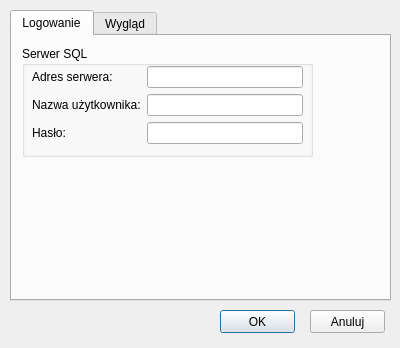
<?xml version="1.0" encoding="UTF-8"?>
<ui version="4.0">
 <class>ustawienia</class>
 <widget class="QDialog" name="ustawienia">
  <property name="geometry">
   <rect>
    <x>0</x>
    <y>0</y>
    <width>400</width>
    <height>348</height>
   </rect>
  </property>
  <property name="windowTitle">
   <string>Ustawienia</string>
  </property>
  <widget class="QPushButton" name="btnOk">
   <property name="geometry">
    <rect>
     <x>220</x>
     <y>310</y>
     <width>75</width>
     <height>23</height>
    </rect>
   </property>
   <property name="text">
    <string>OK</string>
   </property>
  </widget>
  <widget class="QPushButton" name="btnCancel">
   <property name="geometry">
    <rect>
     <x>310</x>
     <y>310</y>
     <width>75</width>
     <height>23</height>
    </rect>
   </property>
   <property name="text">
    <string>Anuluj</string>
   </property>
  </widget>
  <widget class="QTabWidget" name="tabWidget">
   <property name="geometry">
    <rect>
     <x>10</x>
     <y>10</y>
     <width>381</width>
     <height>291</height>
    </rect>
   </property>
   <property name="currentIndex">
    <number>0</number>
   </property>
   <widget class="QWidget" name="tab">
    <attribute name="title">
     <string>Logowanie</string>
    </attribute>
    <widget class="QGroupBox" name="sql">
     <property name="geometry">
      <rect>
       <x>10</x>
       <y>10</y>
       <width>291</width>
       <height>111</height>
      </rect>
     </property>
     <property name="title">
      <string>Serwer SQL</string>
     </property>
     <widget class="QWidget" name="formLayoutWidget">
      <property name="geometry">
       <rect>
        <x>10</x>
        <y>20</y>
        <width>271</width>
        <height>81</height>
       </rect>
      </property>
      <layout class="QFormLayout" name="formLayout">
       <item row="0" column="0">
        <widget class="QLabel" name="label">
         <property name="text">
          <string>Adres serwera:</string>
         </property>
        </widget>
       </item>
       <item row="0" column="1">
        <widget class="QLineEdit" name="sql_hostname"/>
       </item>
       <item row="1" column="1">
        <widget class="QLineEdit" name="sql_username"/>
       </item>
       <item row="2" column="1">
        <widget class="QLineEdit" name="sql_password">
         <property name="echoMode">
          <enum>QLineEdit::Password</enum>
         </property>
        </widget>
       </item>
       <item row="1" column="0">
        <widget class="QLabel" name="label_2">
         <property name="text">
          <string>Nazwa użytkownika:</string>
         </property>
        </widget>
       </item>
       <item row="2" column="0">
        <widget class="QLabel" name="label_3">
         <property name="text">
          <string>Hasło:</string>
         </property>
        </widget>
       </item>
      </layout>
     </widget>
    </widget>
   </widget>
   <widget class="QWidget" name="tab_2">
    <attribute name="title">
     <string>Wygląd</string>
    </attribute>
    <widget class="QWidget" name="formLayoutWidget_2">
     <property name="geometry">
      <rect>
       <x>0</x>
       <y>0</y>
       <width>371</width>
       <height>31</height>
      </rect>
     </property>
     <layout class="QFormLayout" name="formLayout_2">
      <item row="0" column="0">
       <widget class="QLabel" name="label_4">
        <property name="text">
         <string>Podziałka tabel</string>
        </property>
       </widget>
      </item>
      <item row="0" column="1">
       <layout class="QHBoxLayout" name="horizontalLayout">
        <item>
         <widget class="QSpinBox" name="timetable_step">
          <property name="value">
           <number>15</number>
          </property>
         </widget>
        </item>
        <item>
         <widget class="QLabel" name="label_5">
          <property name="text">
           <string>min.</string>
          </property>
         </widget>
        </item>
       </layout>
      </item>
     </layout>
    </widget>
    <widget class="QGroupBox" name="groupBox">
     <property name="geometry">
      <rect>
       <x>0</x>
       <y>30</y>
       <width>371</width>
       <height>151</height>
      </rect>
     </property>
     <property name="title">
      <string>Kolory</string>
     </property>
     <widget class="QLabel" name="label_6">
      <property name="geometry">
       <rect>
        <x>20</x>
        <y>40</y>
        <width>71</width>
        <height>16</height>
       </rect>
      </property>
      <property name="text">
       <string>Zwykły termin</string>
      </property>
     </widget>
     <widget class="QPushButton" name="btnZwykly_tekst">
      <property name="geometry">
       <rect>
        <x>140</x>
        <y>40</y>
        <width>75</width>
        <height>23</height>
       </rect>
      </property>
      <property name="text">
       <string/>
      </property>
     </widget>
     <widget class="QLabel" name="label_7">
      <property name="geometry">
       <rect>
        <x>160</x>
        <y>20</y>
        <width>131</width>
        <height>16</height>
       </rect>
      </property>
      <property name="text">
       <string>Tekst                         Tło</string>
      </property>
     </widget>
     <widget class="QPushButton" name="btnZwykly_tlo">
      <property name="geometry">
       <rect>
        <x>230</x>
        <y>40</y>
        <width>75</width>
        <height>23</height>
       </rect>
      </property>
      <property name="text">
       <string/>
      </property>
     </widget>
     <widget class="QLabel" name="label_8">
      <property name="geometry">
       <rect>
        <x>20</x>
        <y>80</y>
        <width>81</width>
        <height>16</height>
       </rect>
      </property>
      <property name="text">
       <string>Wolny termin</string>
      </property>
     </widget>
     <widget class="QPushButton" name="btnWolny_tekst">
      <property name="geometry">
       <rect>
        <x>140</x>
        <y>80</y>
        <width>75</width>
        <height>23</height>
       </rect>
      </property>
      <property name="text">
       <string/>
      </property>
     </widget>
     <widget class="QPushButton" name="btnWolny_tlo">
      <property name="geometry">
       <rect>
        <x>230</x>
        <y>80</y>
        <width>75</width>
        <height>23</height>
       </rect>
      </property>
      <property name="text">
       <string/>
      </property>
     </widget>
     <widget class="QLabel" name="label_9">
      <property name="geometry">
       <rect>
        <x>20</x>
        <y>120</y>
        <width>71</width>
        <height>16</height>
       </rect>
      </property>
      <property name="text">
       <string>Zajęty termin</string>
      </property>
     </widget>
     <widget class="QPushButton" name="btnZajety_tekst">
      <property name="geometry">
       <rect>
        <x>140</x>
        <y>120</y>
        <width>75</width>
        <height>23</height>
       </rect>
      </property>
      <property name="text">
       <string/>
      </property>
     </widget>
     <widget class="QPushButton" name="btnZajety_tlo">
      <property name="geometry">
       <rect>
        <x>230</x>
        <y>120</y>
        <width>75</width>
        <height>23</height>
       </rect>
      </property>
      <property name="text">
       <string/>
      </property>
     </widget>
    </widget>
   </widget>
  </widget>
 </widget>
 <resources/>
 <connections/>
</ui>
